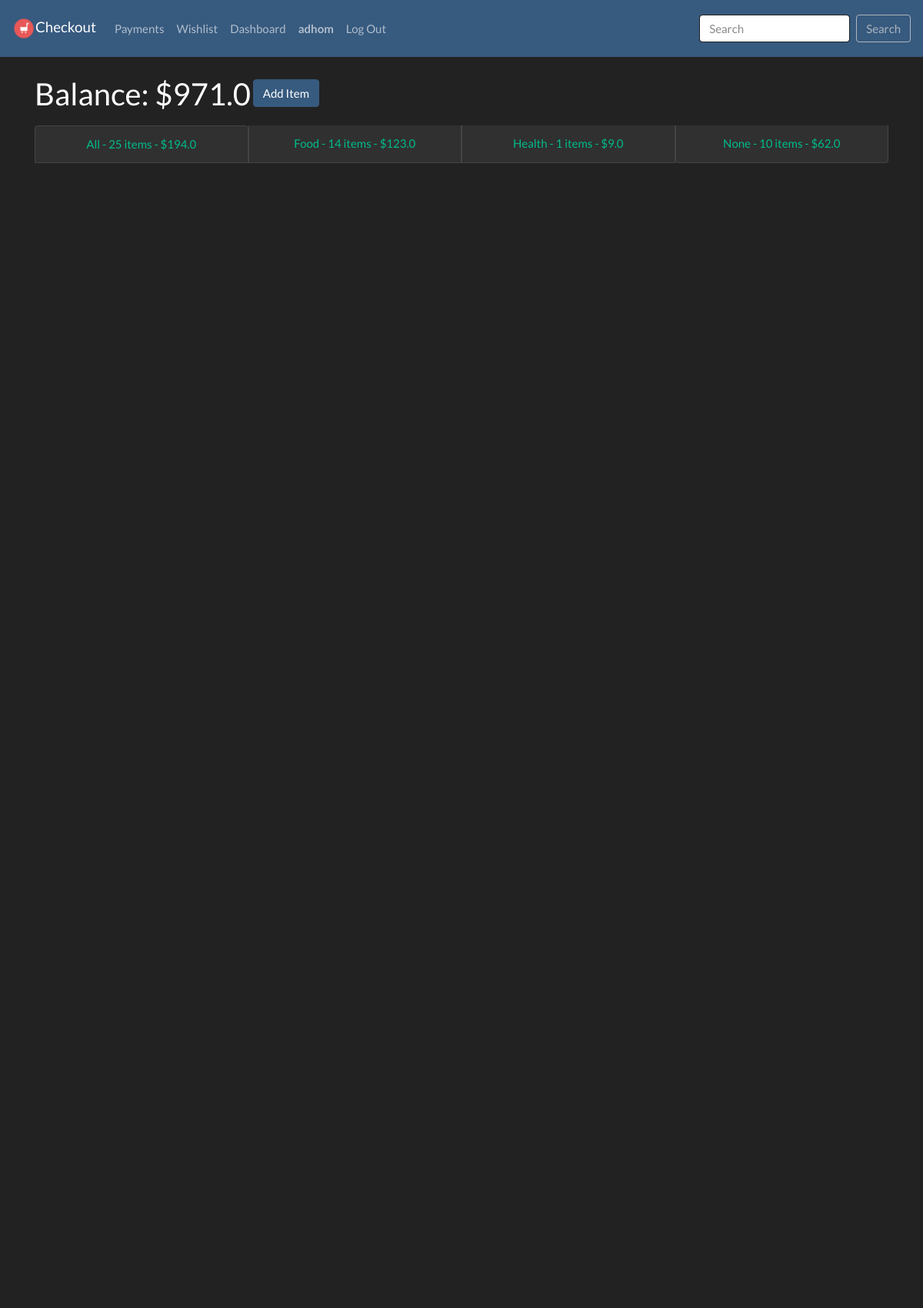
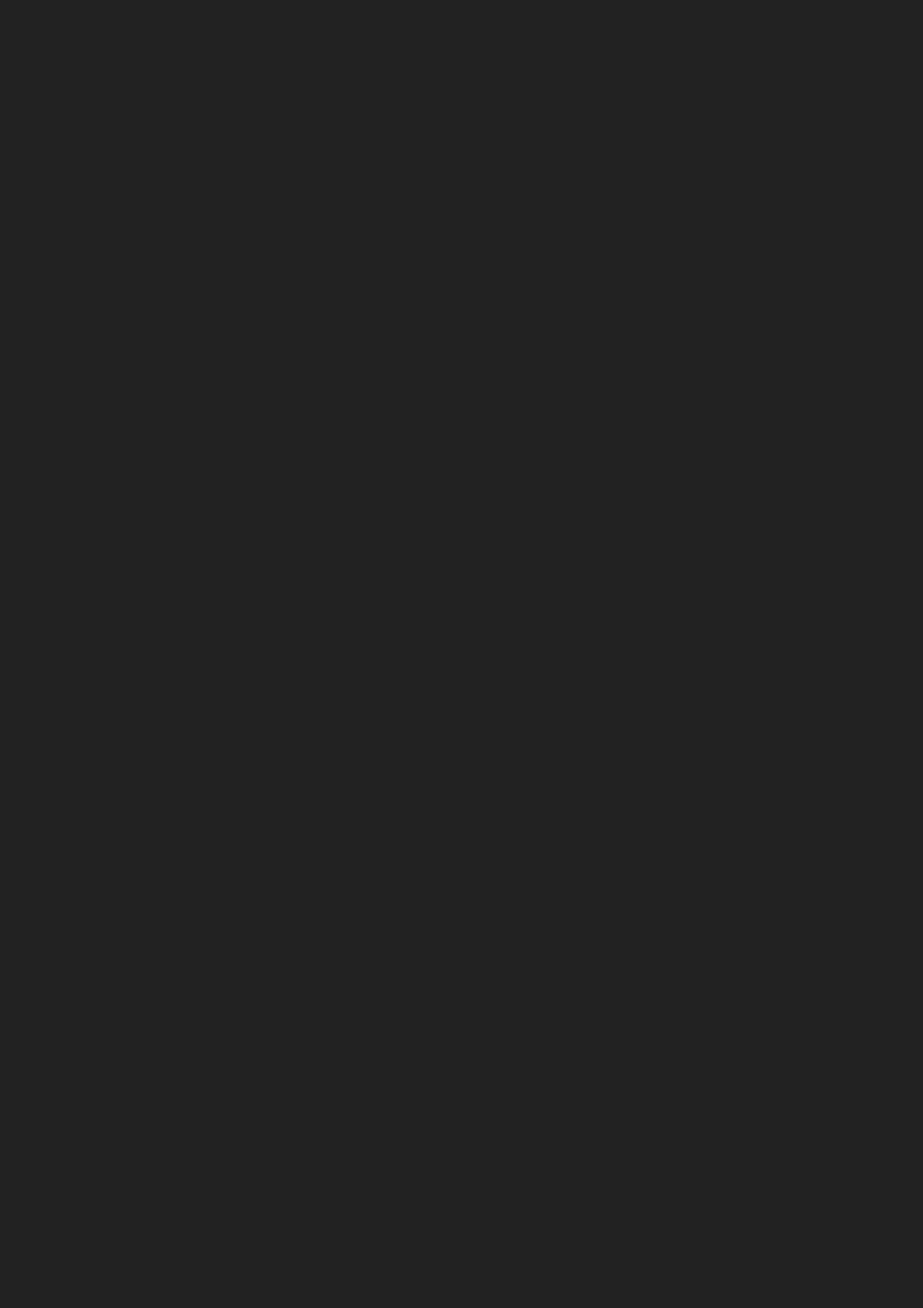
The page /?page=2 (signed in, upper part) on the database its author committed (2 pictures, top to bottom).
### checkout/models.py (models this page shows)
class User(AbstractUser):
    balance = models.FloatField()

class Category(models.Model):
    name = models.CharField(max_length=64, default="None")
    def __str__(self):
        return self.name.title()

### checkout/views.py (the view)
# urls.py: path("", views.index, name="index"),
@login_required
def index(request):
    if not request.user.is_authenticated:
        return render(request, "checkout/login.html")
    items = Item.objects.filter(user=request.user).order_by("-date", "-id")
    num = request.GET.get("page", 1)
    items_paginator = paginate(items, num)
    return render(request, "checkout/index.html",
                {"paginator": items_paginator["paginator"],
                "page_obj": items_paginator["page_obj"],
                "items": items_paginator["items"],
                "categories": get_categories(request.user),
                "items_count": items.count(),
                "items_sum": items.aggregate(Sum("price"))["price__sum"] if items else 0,
                "form": ItemForm()})

### checkout/forms.py
class ItemForm(forms.ModelForm):
    class Meta:
        model = Item
        fields = '__all__'
        exclude = ('user', 'category')
        widgets = {
            'date': DateInput(),
        }
    category = forms.CharField(required=False)
    field_order = ["name", "price", "quantity", "seller", "date", "category", "comment"]

### checkout/utils.py (called while the page is built)
def paginate(items, page_number=1):
    paginator = Paginator(items, 10)
    page_obj = paginator.get_page(page_number)
    return {"paginator": paginator, "page_obj": page_obj, "items": page_obj.object_list}

def get_categories(user):
    saved = Category.objects.all().order_by("name").distinct()
    cats = []
    for i in saved:
        items = i.item_set.filter(user=user)
        if len(items) > 0:
            cats.append({"title": i, "count": items.count(), "sum": items.values("price").aggregate(Sum('price'))["price__sum"]})
    return cats

### checkout/templates/checkout/index.html (shortened to what this page needs)
{% extends "checkout/layout.html" %}
{% load static %}
{% load crispy_forms_tags %}
{% block body %}
    <h2 id="balance" style="display: inline-block">Balance: ${{ user.balance }}</h2>
    {% if form %}
        <button type="submit" class="btn btn-primary mb-4" id="new_item_button">Add Item</button>
    {% endif %}
    <ul class="list-group">
        <li class="list-group-item"><a href="{% url 'checkout:index' %}">All - {{ items_count }} items - ${{ items_sum }}
        </a></li>
        {% for category in categories %}
            <li class="list-group-item"><a href="{% url 'checkout:category' category.title|lower %}">
                {{ category.title }} - {{ category.count}} items - ${{ category.sum }}
                </a>
            </li>
        {% endfor %}
    </ul>
<div id="items_list">
</div>
{% endblock %}

### checkout/templates/checkout/layout.html (shortened to what this page needs)
{% load static %}
{% load crispy_forms_tags %}
<!DOCTYPE html>
<html lang="en">
    <head>
        <link href="{% static 'checkout/styles.css' %}" rel="stylesheet" type="text/css">
        <link href="{% static 'checkout/darkly.css' %}" rel="stylesheet" type="text/css">
    </head>
    <body>
        <nav class="navbar navbar-expand-lg navbar-dark bg-primary mb-4 sticky-top">
            <a class="navbar-brand" href="{% url 'checkout:index' %}"><img style="height: 30px; width: 30px" src="{% static 'checkout/logo.png' %}">Checkout</a>
            <div class="collapse navbar-collapse">
              <ul class="navbar-nav mr-auto">
                {% if user.is_authenticated %}
                    <li class="nav-item">
                        <a class="nav-link" href="{% url 'payment:index' %}">Payments</a>
                    </li>
                    <li class="nav-item">
                        <a class="nav-link" href="{% url 'wishlist:index' %}">Wishlist</a>
                    </li>
                    <li class="nav-item">
                      <a class="nav-link" href="{% url 'dashboard:index' %}">Dashboard</a>
                    </li>
                    <li class="nav-item">
                        <a class="nav-link" href="{% url 'checkout:profile' %}"><strong>{{ user.username }}</strong></a>
                    </li>
                {% endif %}
                {% if user.is_authenticated %}
                    <li class="nav-item">
                        <a class="nav-link" href="{% url 'checkout:logout' %}">Log Out</a>
                    </li>
                {% endif %}
              </ul>
              <form action="{% url 'checkout:search' %}" method="GET" class="form-inline my-2 my-lg-0">
                  <input class="form-control mr-sm-2" name="q" type="search" placeholder="Search" aria-label="Search">
                  <button class="btn btn-outline-light my-2 my-sm-0" type="submit">Search</button>
                </form>
            </div>
          </nav>
        <div class="body container">
            {% block body %}
            {% endblock %}
        </div>
    </body>
</html>

### checkout/static/checkout/styles.css (style rules this page uses)
.list-group { display: grid !important; grid-template-columns: repeat(4, 1fr); }
.list-group-item { padding: 1em; text-align: center; }

### rows shown on the page
User: username "adhom", balance "971.0"
Category: title "Food", count "14", sum "123.0"
Category: title "Health", count "1", sum "9.0"
Category: title "None", count "10", sum "62.0"

### other values the page prints
{{ items_count }} "25"
{{ items_sum }} "194.0"
